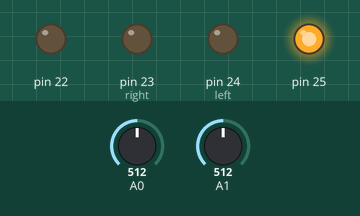
Bench run of a sketch on a simulated Arduino Mega 2560, built with avr-gcc and run on an emulated ATmega2560. Parts: output pins drawn as LEDs (lit = HIGH). Dashed ring = blinking. The inputs (shaded band) are chosen by the test bench; at power-on: A0 = 512, A1 = 512.

Above: at 1.2 s.
1.3 s: A0 set to 219
2.8 s: A0 set to 189
At 3.05 s:
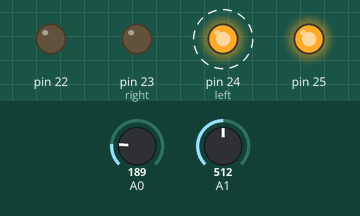
5.8 s: A1 set to 213
8.8 s: A1 set to 194
At 10.0 s:
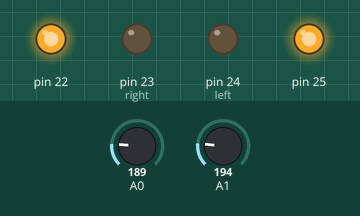
10.3 s: A1 set to 214
At 10.55 s:
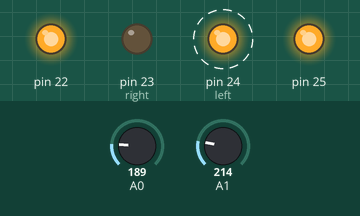
13.3 s: A1 set to 122
At 14.6 s:
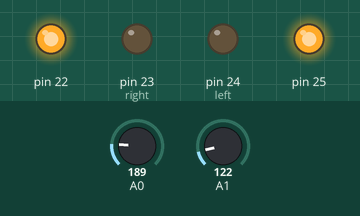
Timing chart, 0 to 15.8 s (numbered marks = the images above; inputs shaded):
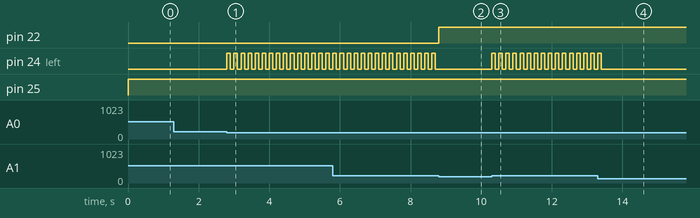

The sketch:

luces_auto.ino
```cpp
int infra = A0;
int infra2 = A1;
int sensor1, sensor2;
int retroceso = 22;
int right = 23;
int left = 24;
int freno = 25;
int delantera = 26;
int foto;
void setup() {
  pinMode(A0, INPUT);
  pinMode(A1, INPUT);
  pinMode (A2, INPUT);
  pinMode (23, OUTPUT);
  pinMode (24,OUTPUT);
  pinMode (22,OUTPUT);
  pinMode (25,OUTPUT);
}

void loop() {
  sensor1 = analogRead (A0);
  sensor2 = analogRead (A1);
if ((sensor1 >= 204) && (sensor2 <204)){
    digitalWrite (right,HIGH);
    delay (100);
    digitalWrite (right,LOW);
    delay (100);
    digitalWrite (right,HIGH);
    delay (100);
    digitalWrite (right,LOW);
    delay (100);

}else if ((sensor1 <204) && (sensor2 >=204)){
    digitalWrite (left,HIGH);
    delay (100);
     digitalWrite (left,LOW);
    delay (100);
    digitalWrite (left,HIGH);
    delay (100);
    digitalWrite (left,LOW);
    delay (100);
  }
   else if ((sensor1 <204) && (sensor2 <204)){
  digitalWrite (22, HIGH);
  }
   else {
    digitalWrite (22,LOW);
    digitalWrite (25,HIGH);
   }
   }
```

Measured:
- the behaviour switches between 204 and 203 on A0 (found by bisection; images 0 and 1)
- the behaviour switches between 204 and 203 on A1 (found by bisection; images 1 and 2)
- after the input at 1.3 s, every drawn part: stays the same
- after the input at 2.8 s, pin 24 (left): alternates HIGH for 0.10 s and LOW for 0.10 s, starting at once
- after the input at 8.8 s, pin 22: LOW → HIGH at once; pin 24 (left): stops changing and stays LOW
- after the input at 10.3 s, pin 24 (left): alternates HIGH for 0.10 s and LOW for 0.10 s, starting at once
- after the input at 13.3 s, pin 24 (left): goes on until 13.4 s, then stays LOW
